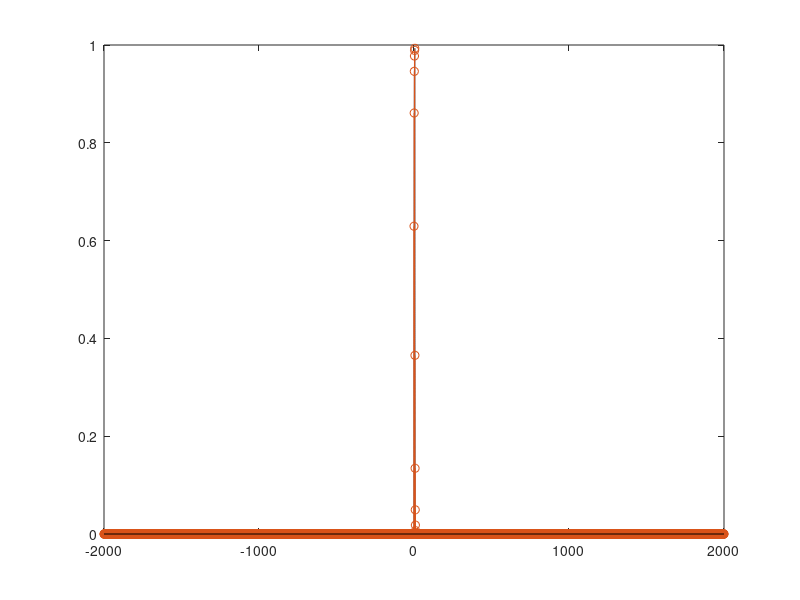

Write MATLAB code to recreate this figure. (Note: this script raises an error after producing the figure.)
te=40.0; % 時間軸端te
dt=0.01; % 時間刻み幅
t=-te/2:dt:te/2; % 時間軸ベクトル
N=length(t)-1; % 時間刻み数
n=-N/2:1:N/2; % サンプル値間隔ベクトル
tu=5.0; % パラメータ
y1a=0*t(t<0);
y2a=1-exp(-t(t>=0&t<=tu));
y3a=(exp(tu)-1)*exp(-t(t>tu));
ya=[y1a y2a y3a]; % アナログ出力信号
Nu=5; % パラメータ
y1d=0*n(n<0);
y2d=(exp(1)-exp(-n(n>=0&n<=Nu)))/(exp(1)-1);
y3d=(1-exp(Nu+1))*exp(-n(n>Nu))/(1-exp(1));
yd=[y1d y2d y3d]; % ディジタル出力信号
figure(1) % 図6.3
plot(t,ya); hold on; % アナログ出力信号
stem(n,max(ya)*yd/max(yd),'fil',':'); % ピークを一致させたディジタル出力信号の表示
axis([-te/2,te/2,-0.1,1.2]); xlabel('Time [sec]'); ylabel('y(t)')